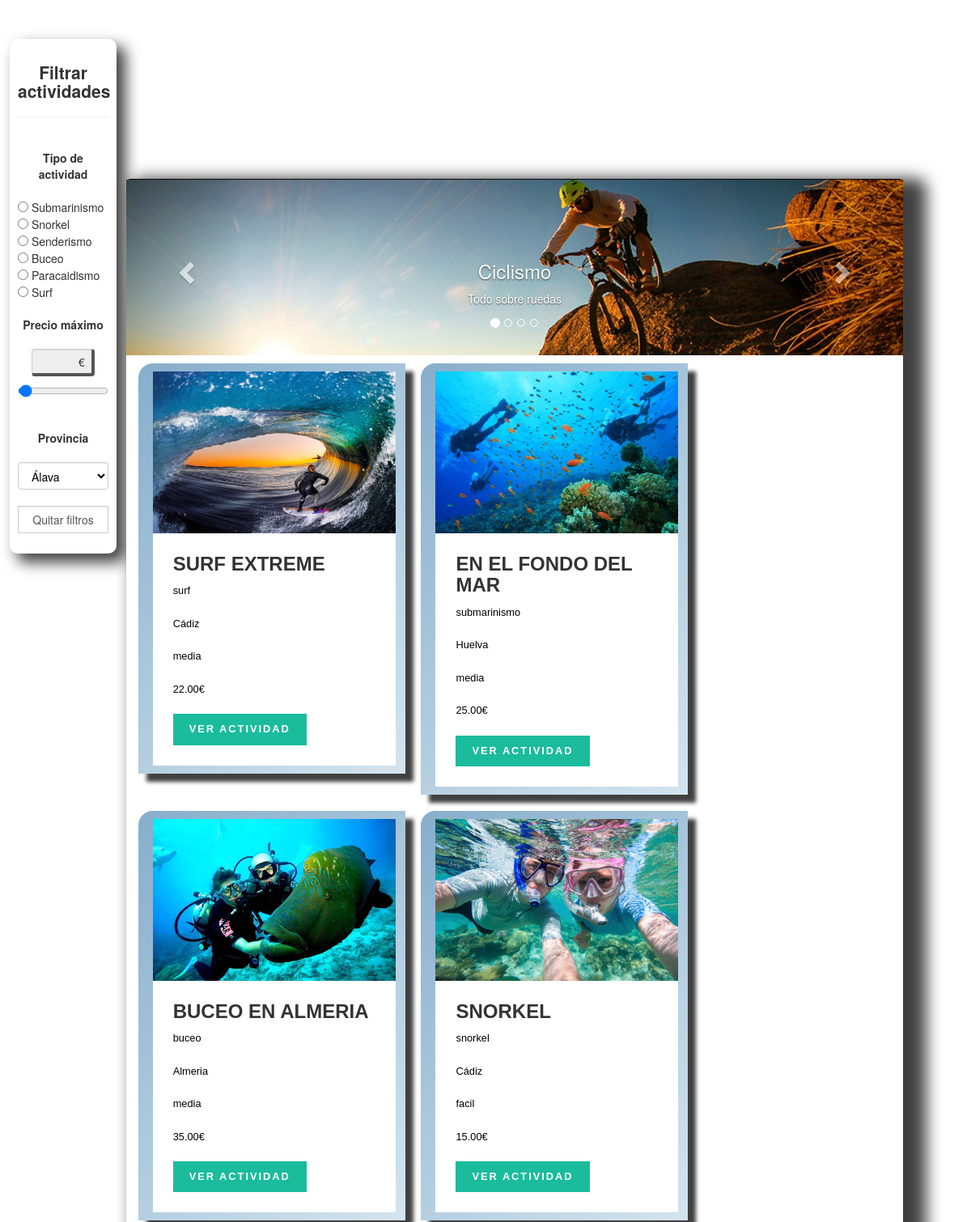
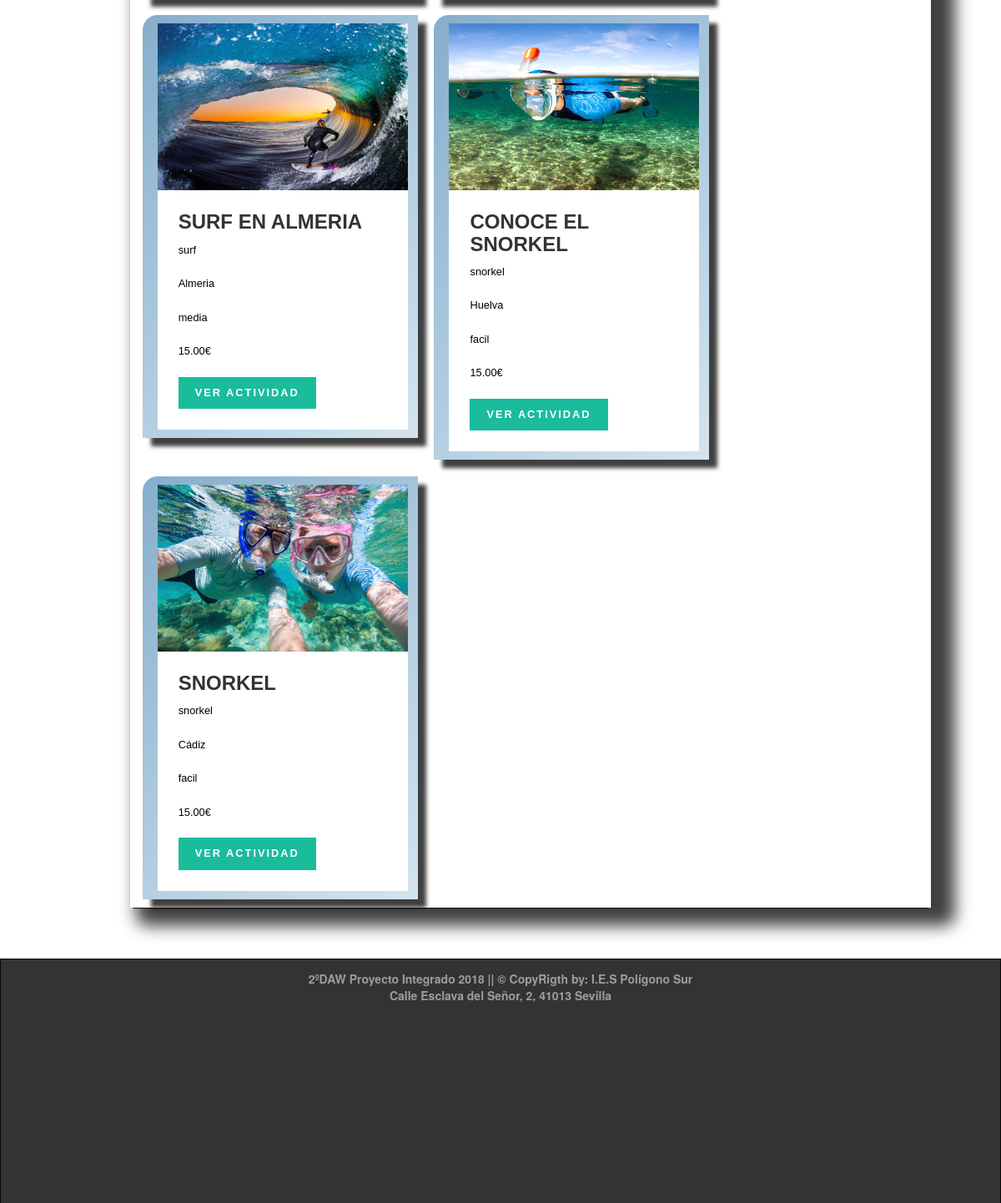
The app's page /PI_2018/index.php?category=agua with its own data (2 pictures, top to bottom).
### tables this page shows
CREATE TABLE oferta(
	id int NOT NULL AUTO_INCREMENT,
	cif_empresa varchar(9),
	nombre varchar(35),
	provincia varchar(30),
	municipio varchar(30),
	duracion varchar(30),
	num_plazas int,
	tipo_actividad varchar(30),
	descripcion varchar(150),
	localizacion varchar(30),
	precio double(5,2),
	dificultad varchar(15),
  imagen_oferta varchar(100),
  categoria varchar(20),
	fecha_inicio date,
	fecha_fin date,
	PRIMARY KEY (id),
	FOREIGN KEY (cif_empresa) REFERENCES empresa(cif)
);

### PI_2018/index.php (the view, shortened to what this page needs)
<?php
include 'php/connection.php';
$global_sql = "SELECT * FROM oferta ORDER BY fecha_inicio DESC";
$global_cont_sql = "SELECT COUNT(*) AS `count` FROM `oferta`";
if (isset($_GET['category'])) {
    $categoria = $_GET['category'];
    $global_cont_sql = "SELECT COUNT(*) AS `count` FROM `oferta` WHERE categoria = "."'$categoria'";
    $global_sql = "select * from oferta where categoria = "."'$categoria'";
}
?>
<!DOCTYPE html>
<html>
<head>
	<link rel="stylesheet" type="text/css" href="./css/style.css">
	<link rel="stylesheet" href="https://maxcdn.bootstrapcdn.com/bootstrap/3.3.7/css/bootstrap.min.css">
</head>
<body>
<nav class="menuPrincipalUser">
</nav>
<aside class="filtroBusqueda">
</aside>
<section>
	<article class="index">
		<div id="myCarousel" class="carousel slide carousel-generico" data-ride="carousel">
		  <ol class="carousel-indicators">
		    <li data-target="#myCarousel" data-slide-to="0" class="active"></li>
		    <li data-target="#myCarousel" data-slide-to="1"></li>
		    <li data-target="#myCarousel" data-slide-to="2"></li>
		    <li data-target="#myCarousel" data-slide-to="3"></li>
		  </ol>
		  <div class="carousel-inner" role="listbox">
		    <div class="item active">
		      <img src="./img/ciclismo-slider.jpg" alt="ciclismo">
		      <div class="carousel-caption">
		        <h3>Ciclismo</h3>
			        <p>Todo sobre ruedas</p>
		      </div>
		    </div>
		  </div>
		  <a class="left carousel-control" href="#myCarousel" role="button" data-slide="prev">
		    <span class="glyphicon glyphicon-chevron-left" aria-hidden="true"></span>
		  </a>
		  <a class="right carousel-control" href="#myCarousel" role="button" data-slide="next">
		    <span class="glyphicon glyphicon-chevron-right" aria-hidden="true"></span>
		  </a>
		</div>
	</article>
	<article class="index offers">
        <div class="row tabla">
        <?php
        	$result = $conexion->query($global_cont_sql);
			$fila = $row = $result->fetch_assoc();
			$ofertas_encontradas = $fila['count'];
            $sql = $global_sql;
            $result = $conexion->query($sql);
            if (isset($_GET['load'])) {
                for ($i = 1; $i <= $ofertas_encontradas; $i++) {
                    $row = $result->fetch_assoc();
                    $img = $row['imagen_oferta'];
                    $nombre = $row['nombre'];
                    $provincia = $row['provincia'];
                    $actividad = $row['tipo_actividad'];
                    $precio = $row['precio'];
                    $dificultad = $row['dificultad'];
                    echo '  <div class="col-lg-4 actividad">
                                       <figure class="snip1208">
  <img src="img/oferta/'.$img.'" alt="Oferta de actividad"/>
  <figcaption>
    <h3 id="nombre">'.$nombre.'</h3>
    <p id="actividad">'.$actividad.'</p>
    <p id="provincia">'.$provincia.'</p>
    <p id="dificultad">'.$dificultad.'</p>
    <p id="precio">'.$precio.'€</p>
    <button>Ver actividad</button>
  </figcaption><a href="content/oferta.php?id='.$row['id'].'"></a>
</figure>
                </div>';
                }
            } else if (isset($_GET['category'])) {
                for ($i = 1; $i <= $ofertas_encontradas; $i++) {
                    $row = $result->fetch_assoc();
                    $img = $row['imagen_oferta'];
                    $nombre = $row['nombre'];
                    $provincia = $row['provincia'];
                    $actividad = $row['tipo_actividad'];
                    $precio = $row['precio'];
                    $dificultad = $row['dificultad'];
                    echo '  <div class="col-lg-4 actividad">
                                                           <figure class="snip1208">
                      <img src="img/oferta/'.$img.'" alt="Oferta de actividad"/>
                      <figcaption>
                        <h3 id="nombre">'.$nombre.'</h3>
                        <p id="actividad">'.$actividad.'</p>
                        <p id="provincia">'.$provincia.'</p>
                        <p id="dificultad">'.$dificultad.'</p>
                        <p id="precio">'.$precio.'€</p>
                        <button>Ver actividad</button>
                      </figcaption><a href="content/oferta.php?id='.$row['id'].'"></a>
                    </figure>
                    </div>';
                }
            }
        ?>
  		</div>
	</article>
</section>
<footer class="pie">
</footer>
</body>
</html>

### PI_2018/css/style.css (style rules this page uses)
body, html { -width: 100%; min-height: 100%; height: 100% !important; top:0; left:0; }
body { position: absolute; background: url("./../img/fondos/fondo4.jpg"); background-repeat: no-repeat; background-attachment: fixed; background-size: cover; }
nav { width: 80%; height: 7.5%; float: right; margin-right: 7%; }
section { background-color: white; width: 80%; min-height: 80%; float: left; border-top-style: solid; border-bottom-style: solid; border-width: 1px; border-color: #080808; border-radius: 5px; -webkit-box-shadow: 18px 10px 19px 11px rgba(0,0,0,0.75); -moz-box-shadow: 18px 10px 19px 11px rgba(0,0,0,0.75); box-shadow: 18px 10px 19px 11px rgba(0,0,0,0.75); }
article { width: 100%; display: inline-block; text-align: center; }
.index { width: 100%; background-color: white; text-align: center; }
aside { width: 13%; min-height: 87.5%; height: auto; float: left; padding-left: 1%; padding-right: 1%; }
footer { width: 100%; height: 10%; float: left; margin-top: 5%; }
.filtroBusqueda { background-color: transparent; }
.menuPrincipalUser { background-color: transparent; }
.pie { background-color: #333; }
.actividad { margin-left: 3%; margin-right: -1%; margin-top: 1%; margin-bottom: 1%; width: 30%; min-height: 530px; border-radius: 18px 0px 0px 0px; -moz-border-radius: 18px 0px 0px 0px; -webkit-border-radius: 18px 0px 0px 0px; border: #000000; -webkit-box-shadow: 10px 10px 5px 0px rgba(0,0,0,0.75); -moz-box-shadow: 10px 10px 5px 0px rgba(0,0,0,0.75); box-shadow: 10px 10px 5px 0px rgba(0,0,0,0.75); background: rgba(134,174,204,1); background: -moz-linear-gradient(-45deg, rgba(134,174,204,1) 0%, rgba(212,228,239,1) 100%); background: -webkit-gradient(left top, right bottom, color-stop(0%, rgba(134,174,204,1)), color-stop(100%, rgba(212,228,239,1))); background: -webkit-linear-gradient(-45deg, rgba(134,174,204,1) 0%, rgba(212,228,239,1) 100%); background: -o-linear-gradient(-45deg, rgba(134,174,204,1) 0%, rgba(212,228,239,1) 100%); background: -ms-linear-gradient(-45deg, rgba(134,174,204,1) 0%, rgba(212,228,239,1) 100%); background: linear-gradient(135deg, rgba(134,174,204,1) 0%, rgba(212,228,239,1) 100%); filter: progid:DXImageTransform.Microsoft.gradient( startColorstr='#86aecc', endColorstr='#d4e4ef', GradientType=1 ); }
figure.snip1208 { font-family: 'Raleway', Arial, sans-serif; color: #fff; position: relative; float: left; overflow: hidden; margin: 10px 1%; min-width: 220px; max-width: 310px; width: 100%; background-color: #ffffff; color: #000000; text-align: left; font-size: 16px; }
figure.snip1208 * { -webkit-box-sizing: border-box; box-sizing: border-box; -webkit-transition: all 0.2s ease; transition: all 0.2s ease; }
figure.snip1208 img { max-width: 100%; width: 100%; height: 200px; -webkit-transform-origin: 50% 100%; transform-origin: 50% 100%; -webkit-transition: all 0.4s ease; transition: all 0.4s ease; }
figure.snip1208 figcaption { padding: 25px; position: relative; }
figure.snip1208 h3, figure.snip1208 p { margin: 0; padding: 0; }
figure.snip1208 h3 { margin-bottom: 10px; display: inline-block; font-weight: 600; color: #333333; text-transform: uppercase; }
figure.snip1208 p { font-size: 0.8em; margin-bottom: 20px; line-height: 1.6em; }
figure.snip1208 button { border: medium none; padding: 10px 20px; background-color: #1abc9c; font-weight: 800; color: #ffffff; letter-spacing: 2px; text-transform: uppercase; font-size: 0.8em; }
figure.snip1208 a { left: 0; right: 0; top: 0; bottom: 0; position: absolute; z-index: 1; }
.tabla { margin: 0 }

### PI_2018/components/index/pie/css/style.css (style rules this page uses)
footer { background-color: #222; border-style: solid; border-width: 1px; border-color: #080808; color: #9d9d9d; font-size: 1em; font-weight: bold; text-align: center; vertical-align: middle; padding-top: 13px; }

### PI_2018/components/index/filtroBusqueda/css/style.css (style rules this page uses)
aside { background-color: #222; }
input, button { color: black; }

### records on screen
oferta: imagen_oferta (picture), nombre "SURF EXTREME", tipo_actividad "surf", provincia "Cádiz", dificultad "media", precio "22.00"
oferta: imagen_oferta (picture), nombre "EN EL FONDO DEL MAR", tipo_actividad "submarinismo", provincia "Huelva", dificultad "media", precio "25.00"
oferta: imagen_oferta (picture), nombre "BUCEO EN ALMERIA", tipo_actividad "buceo", provincia "Almeria", dificultad "media", precio "35.00"
oferta: imagen_oferta (picture), nombre "SNORKEL", tipo_actividad "snorkel", provincia "Cádiz", dificultad "facil", precio "15.00"
oferta: imagen_oferta (picture), nombre "SURF EN ALMERIA", tipo_actividad "surf", provincia "Almeria", dificultad "media", precio "15.00"
oferta: imagen_oferta (picture), nombre "CONOCE EL SNORKEL", tipo_actividad "snorkel", provincia "Huelva", dificultad "facil", precio "15.00"
oferta: imagen_oferta (picture), nombre "SNORKEL", tipo_actividad "snorkel", provincia "Cádiz", dificultad "facil", precio "15.00"
